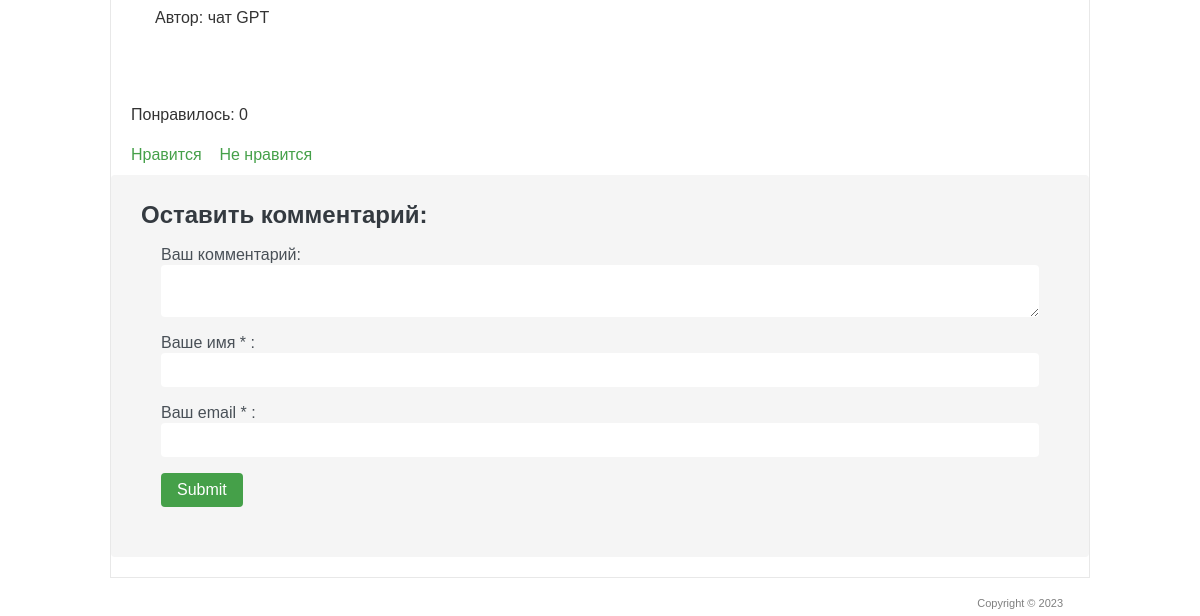
/5/ (lower part), run on an earlier commit of the app's database.
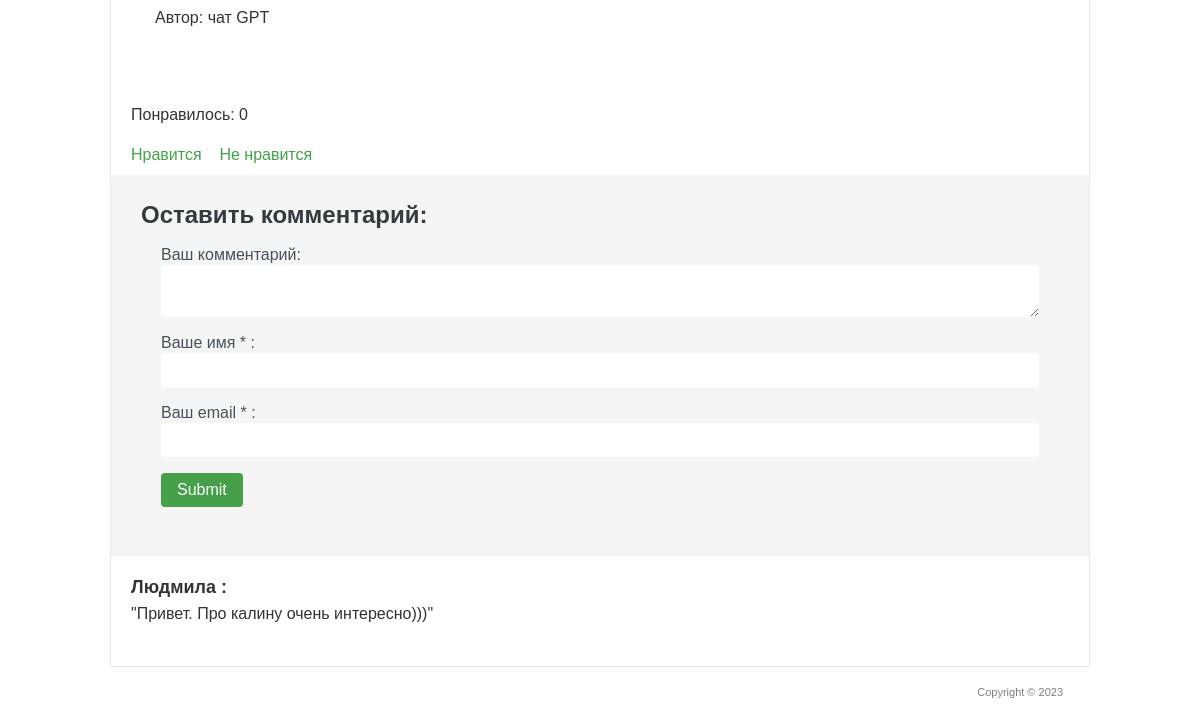
And on a later commit of the database.
### blog/models.py (models this page shows, shortened)
class Comments(models.Model):
    email = models.EmailField()
    name = models.CharField('Имя', max_length=50)
    text_comment = models.TextField('Текст комментария', max_length=1500)
    post = models.ForeignKey(Post, verbose_name='Статья', on_delete=models.CASCADE)
    class Meta:
        ordering = ['-id']
        verbose_name = 'Комментарий'
        verbose_name_plural = 'Комментарии'

### blog/views.py (the view)
# urls.py: path('<int:art_id>/', PostSingle.as_view()),
class PostSingle(View):
    def get(self, request, art_id):
        post = Post.objects.get(id=art_id)
        return render(request, 'blog/single.html', {'post': post})

### templates/blog/single.html (shortened to what this page needs)
<!DOCTYPE>
{% load static %}
<html >
<head>
	<link rel="stylesheet" href="{% static 'css/style.css' %}" type="text/css" media="all" />
</head>
<body>
<div class="shell">
	<div class="border">
		<div id="main">
			<div id="content" class="left">
				<div class="projects">
					<div class="item">
						<div class="text left">
							<article>{{ post.text|safe }}</article>
							<p>Автор: {{ post.author }}</p>
						</div>
					</div>
				</div>
			</div>
		</div>
        <div class="like">
            <br>
            <p>Понравилось: {{ post.likes_set.all.count }}</p>
            <br>
            <a href="{% url 'add_like' post.id %}">Нравится</a>&nbsp; &nbsp;
            <a href="{% url 'del_like' post.id %}">Не нравится</a>
        </div>
        <div class="form_comments">
            <h3>Оставить комментарий:</h3>
            <div>
                <form action="{% url 'add_comments' post.id %}" method="post">
                    <div>
                        <label>Ваш комментарий:</label>
                        <textarea name="text_comment"></textarea>
                    </div>
                    <div>
                        <label>Ваше имя * :</label>
                        <input name="name" type="text">
                    </div>
                    <div>
                        <label>Ваш email * :</label>
                        <input name="email" type="email">
                    </div>
                    <div>
                        <input type="submit">
                    </div>
                </form>
            </div>
        </div>
        <div class="comments">
            {% for comment in post.comments_set.all %}
                <h4>{{ comment.name }} : </h4>
                <p>
                    "{{ comment.text_comment }}"
                </p>
                <br>
            {% endfor %}
        </div>
	</div>
	<div id="footer">
		<p class="copy right">Copyright &copy;  2023 </p>
	</div>
</div>
</body>
</html>

What changed in the data, as far as the page shows it:
added Comments: name "Людмила", text_comment "Привет. Про калину очень интересно)))"
